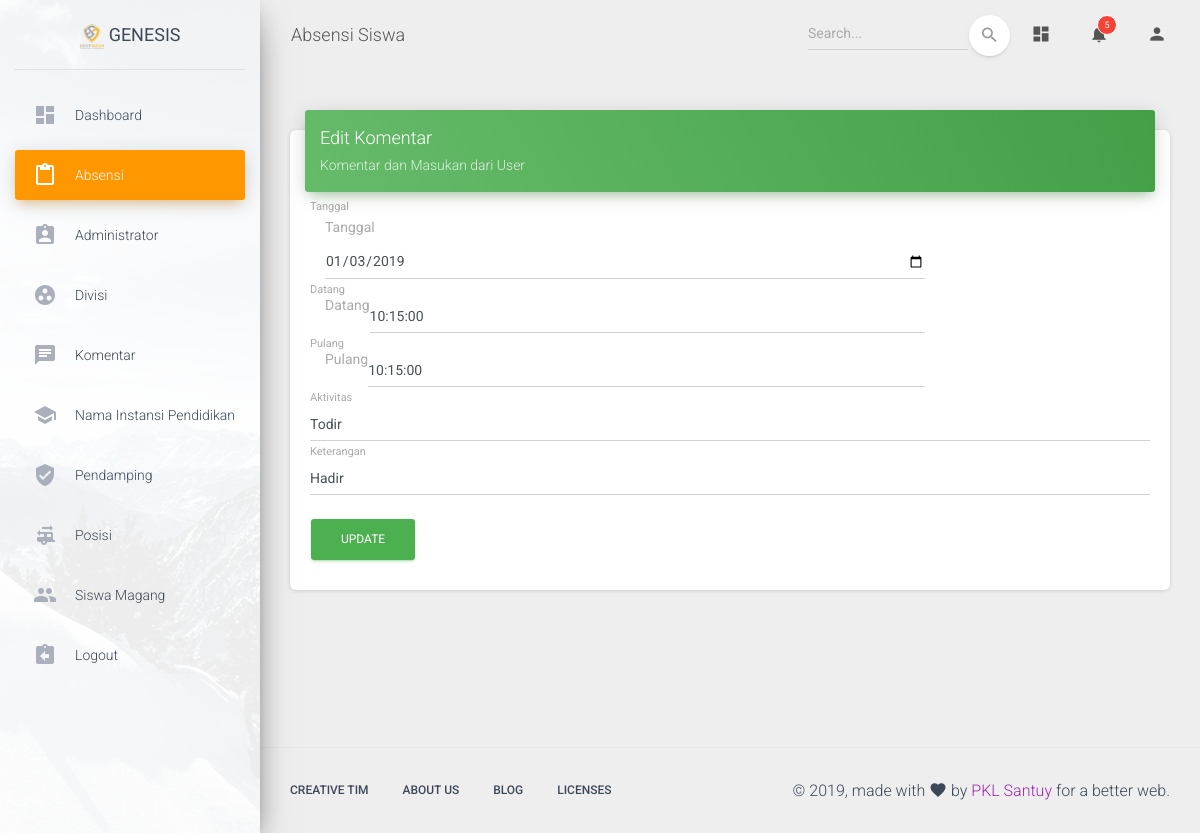
The app's page /index.php/Admin/Absensi/update/1 (signed in) with its own data.
### tables this page shows
CREATE TABLE `absensi` (
  `id_absensi` int(11) NOT NULL,
  `tanggal` datetime NOT NULL,
  `datang` time NOT NULL,
  `pulang` time NOT NULL,
  `aktivitas` text NOT NULL,
  `keterangan` text NOT NULL,
  `fk_id_siswa` int(11) NOT NULL
);

### application/controllers/Admin/Absensi.php (called while the page is built, shortened)
<?php
class Absensi extends CI_Controller {
	public function __construct()
	{
		$this->load->library('form_validation');
		$this->load->model('AbsensiModel');
		$this->load->helper('form');
	}
	public function update($id)
	{
		$this->form_validation->set_error_delimiters('<p class="text-danger">','</p');
		$this->form_validation->set_rules('tanggal','Tanggal',"required|trim");
		$this->form_validation->set_rules('datang','Datang',"required");
		$this->form_validation->set_rules('pulang','Pulang',"required");
		$this->form_validation->set_rules('aktivitas','aktivitas',"required");
		$this->form_validation->set_rules('keterangan','Keterangan',"required");
		$this->form_validation->set_rules('fk_id_siswa','ID Siswa',"required");
		if ($this->form_validation->run() == FALSE) {
			$data['absensi'] = $this->AbsensiModel->get_id($id);
			$this->load->view('admin/absensi/template/header');
			$this->load->view('admin/absensi/update',$data);
			$this->load->view('admin/absensi/template/footer');
		} else {
			$this->AbsensiModel->update($id);
			redirect('Admin/Absensi','refresh');
		}
	}
}

### index.php (called while the page is built, shortened)
<?php
require_once BASEPATH.'core/CodeIgniter.php';

### application/models/AbsensiModel.php (called while the page is built, shortened)
<?php
class AbsensiModel extends CI_Model {
	public function get_id($id)
	{
		return $this->db->where('id_absensi',$id)->get('absensi')->row(0);
	}
}

### application/views/admin/absensi/update.php (the view, shortened to what this page needs)
<div class="content">
  <div class="container-fluid">
    <div class="row">
      <div class="col-md-12">
        <div class="card">
          <div class="card-header card-header-success">
            <h4 class="card-title ">Edit Komentar</h4>
            <p class="card-category">Komentar dan Masukan dari User</p>
          </div>
          <div class="card-body">
            <form action="" method="post" enctype="multipart/form-data">
                    <div class="form-group">
                        <label class="bmd-label-floating">Tanggal</label>
                        <div class="col-12 col-md-9">
                          <label for="input-tanggal" class="form-control-label">Tanggal</label>
                          <input type="date" id="datepicker" name="tanggal" placeholder="Masukan tanggal" class="form-control" value="<?php echo date("Y-m-d",strtotime($absensi->tanggal)) ?>">
                        </div>
                    </div>
                    <div class="form-group">
                        <label class="bmd-label-floating">Datang</label>
                      <div class="col-12 col-md-9">
                          <div class="input-group clockpicker">
                          <label for="input-datang" class="form-control-label">Datang</label>
                          <input type="text" class="form-control" value="<?php echo $absensi->datang ?>" name="datang">
                        </div>
                      </div>
                    </div>
                    <div class="form-group">
                        <label class="bmd-label-floating">Pulang</label>
                      <div class="col-12 col-md-9">
                          <div class="input-group clockpicker">
                          <label for="input-pulang" class="form-control-label">Pulang</label>
                          <input type="text" class="form-control" value="<?php echo $absensi->datang ?>" name="pulang">
                        </div>
                      </div>
                    </div>
                    <div class="form-group">
                            <label class="bmd-label-floating">Aktivitas</label>
                            <input type="text" id="input-aktivitas" name="aktivitas" class="form-control" value="<?php echo $absensi->aktivitas ?>">
                        </div>
                    <div class="form-group">
                            <label class="bmd-label-floating">Keterangan</label>
                            <input type="text" id="input-keterangan" name="keterangan" class="form-control" value="<?php echo $absensi->keterangan ?>">
                        </div>
                  <div class="form-group">
                    <input class="btn btn-success" type="submit" value="Update">
                  </div>
                </form>
              </div>
            </div>
          </div>
        </div>
      </div>
    </div>

### records on screen
absensi: tanggal "01/03/2019", datang "10:15:00", pulang "10:15:00", aktivitas "Todir", keterangan "Hadir"
